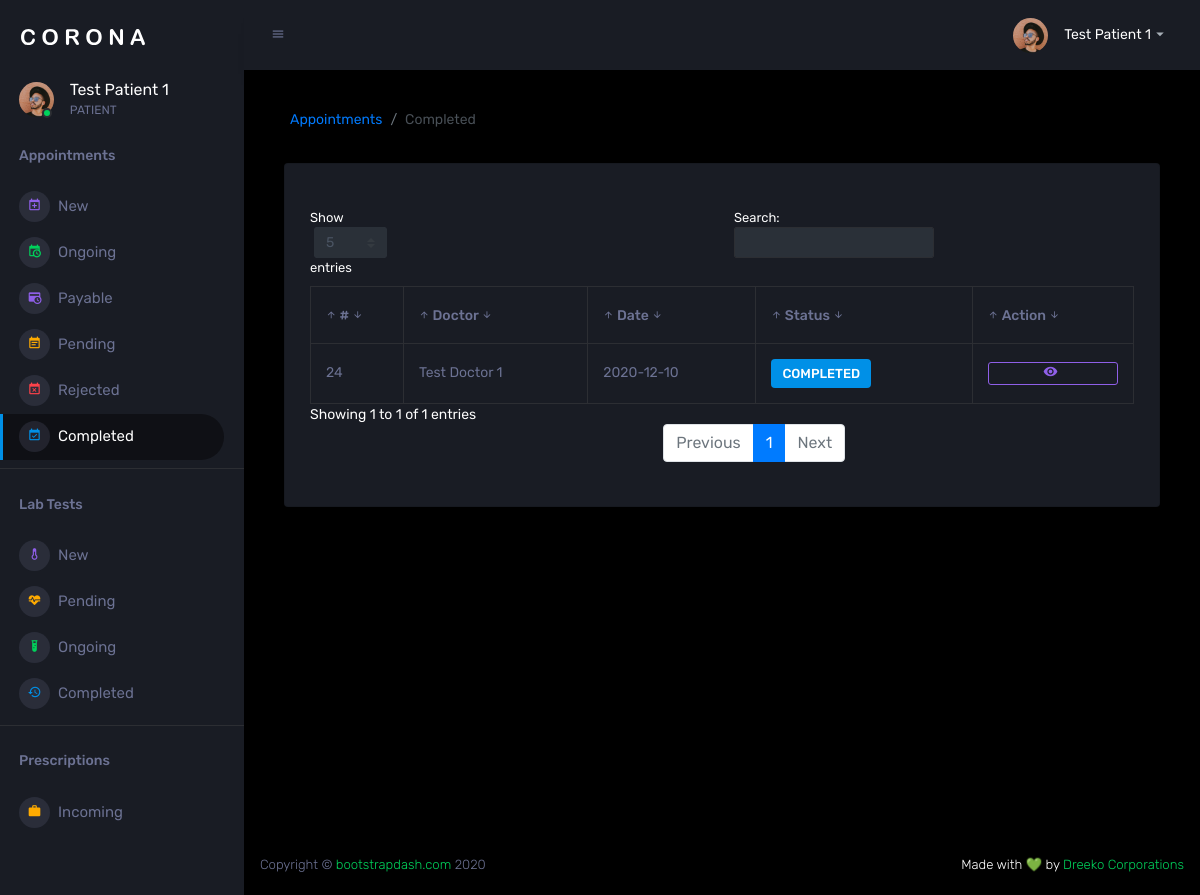
Page /patient/completed-appointments.php (signed in) on the committed database.
### tables this page shows
CREATE TABLE IF NOT EXISTS `prescriptions` (
  `prescription_id` int(11) NOT NULL AUTO_INCREMENT,
  `doctor_id` int(11) NOT NULL,
  `patient_id` int(11) NOT NULL,
  `appointment_id` int(11) NOT NULL,
  `prescription` text NOT NULL,
  `prescription_status` enum('PENDING','SHIPPED','RECEIVED','COMPLETED') NOT NULL,
  `prescription_location` text DEFAULT NULL,
  PRIMARY KEY (`prescription_id`),
  KEY `fk_doctor_id_prescriptions` (`doctor_id`),
  KEY `fk_patient_id_prescriptions` (`patient_id`),
  KEY `fk_appointment_id_prescriptions` (`appointment_id`)
);

CREATE TABLE IF NOT EXISTS `users` (
  `user_id` int(11) NOT NULL AUTO_INCREMENT,
  `full_name` varchar(200) NOT NULL,
  `username` varchar(100) NOT NULL,
  `email` varchar(200) NOT NULL,
  `contact` varchar(10) NOT NULL,
  `address` text DEFAULT NULL,
  `password` varchar(250) NOT NULL,
  `user_type` enum('ADMIN','DOCTOR','NURSE','STAFF','PATIENT') NOT NULL,
  `user_status` enum('ACTIVE','BLOCKED') NOT NULL DEFAULT 'ACTIVE',
  PRIMARY KEY (`user_id`)
);

CREATE TABLE IF NOT EXISTS `appointments` (
  `appointment_id` int(11) NOT NULL AUTO_INCREMENT,
  `patient_id` int(11) NOT NULL,
  `doctor_id` int(11) NOT NULL,
  `description` text NOT NULL,
  `date` date DEFAULT NULL,
  `time` time DEFAULT NULL,
  `appointment_status` enum('PENDING','ACCEPTED','COMPLETED','REJECTED','CANCELLED','PAID') NOT NULL DEFAULT 'PENDING',
  `comments` text DEFAULT NULL,
  PRIMARY KEY (`appointment_id`),
  KEY `fk_patient_id` (`patient_id`),
  KEY `fk_doctor_id` (`doctor_id`)
);

### includes/dbOperations.php (called while the page is built, shortened)
<?php
class DbOperations
{
    private $con;
    public function __construct()
    {
        require_once dirname(__FILE__) . '/dbConnection.php';
        $db = new DbConnect();
        $this->con = $db->connect();
    }
    public function getCompletedAppointmentsByUser($user_id)
    {
        $stmt = $this->con->prepare("SELECT * FROM `appointments` app LEFT JOIN `users` u ON u.user_id = app.doctor_id
        LEFT JOIN `prescriptions` pres ON pres.appointment_id = app.appointment_id WHERE app.patient_id = ? AND `appointment_status` = 'COMPLETED'");
        $stmt->bind_param("i", $user_id);
        $stmt->execute();
        return $stmt->get_result();
    }
}

### includes/dbConnection.php (called while the page is built, shortened)
<?php
class DbConnect
{
    public function connect()
    {
        $this->con = new mysqli(DB_HOST, DB_USER, DB_PASSWORD, DB_NAME);
        return $this->con;
    }
}

### api/getLists.php (called while the page is built, shortened)
<?php
require_once '../includes/dbOperations.php';
$response = array();
if (isset($_SESSION['user_id'])) {
    $user_id = $_SESSION['user_id'];
    $db = new DbOperations();
    $completed_appointments_user = $db->getCompletedAppointmentsByUser($user_id);
} else {
    $_SESSION['error'] = "Session timed out. Please login to continue.";
    $response['error'] = true;
    $response['message'] = "Session timed out. Please login to continue.";
}

### patient/completed-appointments.php (the view, shortened to what this page needs)
<!DOCTYPE html>
<html lang="en">
<head>
  <link rel="stylesheet" href="../assets/vendors/mdi/css/materialdesignicons.min.css">
  <link rel="stylesheet" href="../assets/vendors/css/vendor.bundle.base.css">
  <link rel="stylesheet" href="../assets/css/style.css">
  <link rel="stylesheet" href="https://cdn.jsdelivr.net/npm/@sweetalert2/theme-dark@3/dark.css">
</head>
<body>
  <div class="container-scroller">
    <?php
include 'sidebar.php';
?>
    <div class="container-fluid page-body-wrapper">
      <?php include 'navbar.php';?>
      <div class="main-panel">
        <div class="content-wrapper">
        <div class="page-header">
              <nav aria-label="breadcrumb">
                <ol class="breadcrumb">
                  <li class="breadcrumb-item"><a href="#">Appointments</a></li>
                  <li class="breadcrumb-item active" aria-current="page">Completed</li>
                </ol>
              </nav>
            </div>
          <div class="col-lg-12 grid-margin stretch-card">
            <div class="card">
              <div class="card-body">
                <div class="table-responsive">
                  <table id="appointmentsTable" class="table table-bordered">
                    <thead>
                      <tr>
                        <th width="10"> # </th>
                        <th width="10"> Doctor </th>
                        <th width="10"> Date </th>
                        <th width="10"> Status </th>
                        <th width="10"> Action </th>
                      </tr>
                    </thead>
                    <tbody>
                    <?php
require_once '../api/getLists.php';
while ($row = mysqli_fetch_array($completed_appointments_user)):
?>
				                      <tr>
				                        <td> <?php echo $row['appointment_id'] ?> </td>
				                        <td> <?php echo $row['full_name'] ?> </td>
				                        <td> <?php echo $row['date'] ?> </td>
                                <td>
                                <label class="badge badge-primary"> <?php echo $row['appointment_status'] ?> </label>
                                </td>
                                <td>
                                  <form>
                                    <button type="button" class="btn btnViewPrescription btn-outline-info btn-block"> <i class="mdi mdi-eye"></i> </button>
                                  </form>
                                </td>
                              </tr>
                      <?php
endwhile;
?>
                    </tbody>
                  </table>
                </div>
              </div>
            </div>
          </div>
        </div>
        <?php include '../footer.php';?>
      </div>
    </div>
  </div>
</body>
</html>

### rows in the picture
prescriptions: appointment "24", doctor.full_name "Test Doctor 1", appointment.date "2020-12-10", appointment.appointment_status "COMPLETED"

### other values in the picture
$_SESSION['full_name'] "Test Patient 1"
$_SESSION['user_type'] "PATIENT"
